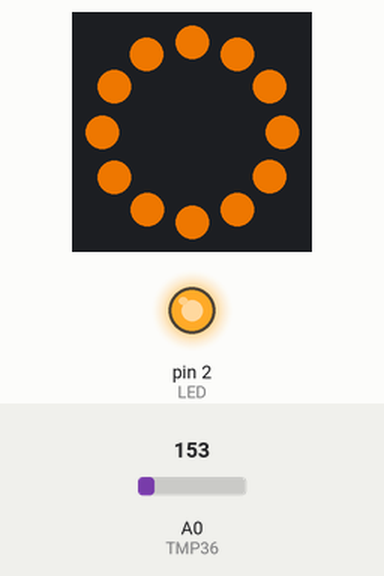
Simulated run of this sketch. Board: Arduino Uno, built with avr-gcc and run on an emulated ATmega328P. Shown: 12 RGB LEDs in a ring, first at the top, clockwise, output pins drawn as LEDs (lit = HIGH). The test bench sets the inputs (shaded band); at power-on: A0 (TMP36) = 153.

Above: at 1.3 s.
1.4 s: A0 (TMP36) set to 133
At 2.0 s:
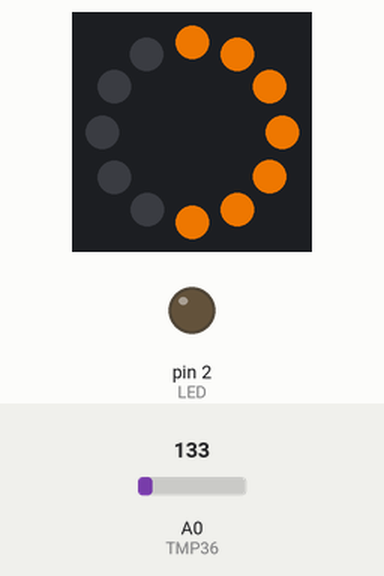
3.0 s: A0 (TMP36) set to 114
At 4.2 s:
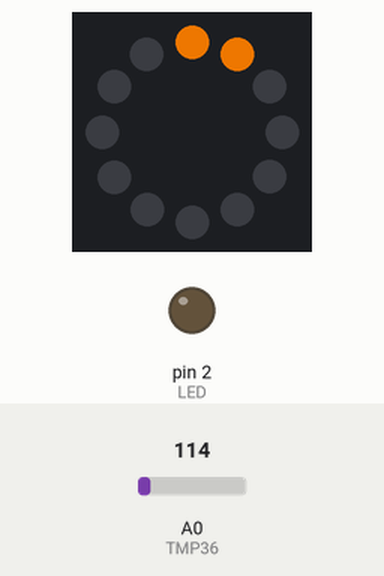
4.5 s: A0 (TMP36) set to 165
At 5.6 s:
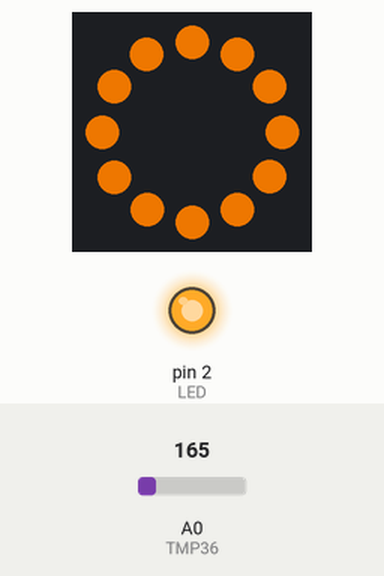
Timing chart, 0 to 7.5 s (numbered marks = the images above; inputs shaded):
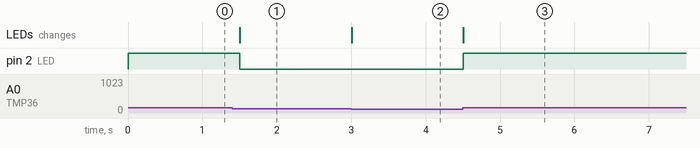

The sketch:

neopixel.ino
```cpp
// (C) Aisha Attar, Vijaykrishnan Gopalakrishnan, Ville Vikingsson, group: 25 (2026)
// Work package 4
// Exercise 1
// Submission code: sCnaU7

#include <Adafruit_NeoPixel.h>  // Pixel ring library

// Define macros
#define TMP36 A0
#define PIXELRING_PIN A1
#define PIXELRING_PIXELS 12
#define LED 2

// gets temperature
float get_temperature();
// sets LEDs to orange relative to temp
void light_positive(float temp);
// Sets LEDs to blue relative to temp
void light_negative(float temp);

// Declare ring
Adafruit_NeoPixel ring(PIXELRING_PIXELS, PIXELRING_PIN, NEO_GRB + NEO_KHZ800);

void setup()
{
  pinMode(LED, OUTPUT);	// Set pin mode to output
  pinMode(TMP36, INPUT); // Set pin mode to input
  ring.begin(); // Initialize ring
}

void loop()
{
  float temp = get_temperature(); // Read temperature
  ring.clear(); // Turn all pixels off
  if (temp > 0) { // if temp > 0
    light_positive(temp); // Light up clockwise order with orange
  } else if (temp < 0) {  // if temp < 0
    light_negative(temp); // Light up counter clockwise with blue
  }

  if (temp >= 24) { // if temp >= 24
    digitalWrite(LED, HIGH);  // LED on
  } else {  // else
    digitalWrite(LED, LOW); // LED off
  }
  ring.show();  // Send updates to hardware
  delay(500); // Freeze process for 0.5s
}


// Reads the current temperature
float get_temperature() {
  int raw = analogRead(TMP36);  // Read raw analog value
  float temp = (raw * (5.0 / 1024) - 0.5) * 100;  // Convert value to temperature
  return temp;
}

// Lights orange relative to temp
void light_positive(float temp) {
  int to_light = (int) temp/2;  // two positive degrees = one pixel

  for (int i = 0; i<to_light; i++) {  // For every pixel to light
    ring.setPixelColor(i, 200, 100, 0); // Light it
  }
}
// Lights blue relative to temp
void light_negative(float temp) {
  int to_light = (int) (-temp)/2; // two negative degrees = one pixel

  for (int i = 11; i > 11-to_light; i--) {  // For every pixel to light
    ring.setPixelColor(i, 0, 100, 200); // Light it
  }
}
```

Measured:
- after the input at 1.4 s, pin 2 (LED): HIGH → LOW after 0.10 s; the LEDs: change after 0.10 s (image 1)
- after the input at 3.0 s, the LEDs: change at once (image 2)
- after the input at 4.5 s, pin 2 (LED): LOW → HIGH at once; the LEDs: change at once (image 3)
